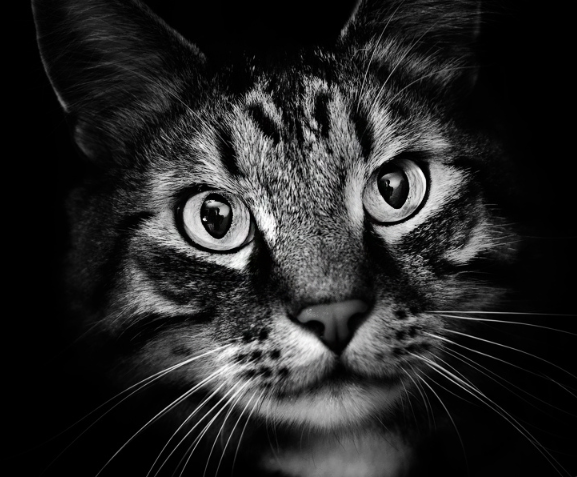
#> input picture kitty.PNG, 577 x 477 px
$ python letsee.py   (Python 2 division)   (older library calls are emulated)
#> lines starting #> are read from the running program, lines starting #| are printed output that depends on the picture
import sys
import cv2
import numpy as np

# Parameters
imgPath = "kitty.PNG"
imgRadius = 500     # Number of pixels that the image radius is resized to

initPin = 0         # Initial pin to start threading from
nPins = 200         # Number of pins on the circular loom
nLines = 500        # Maximal number of lines

minLoop = 3         # Disallow loops of less than minLoop lines
lineWidth = 3       # The number of pixels that represents the width of a thread
lineWeight = 15     # The weight a single thread has in terms of "darkness"

banner = """
   __  __                        ________
  / /_/ /_  ________  ____ _____/ /_  __/___  ____  ___
 / __/ __ \/ ___/ _ \/ __ `/ __  / / / / __ \/ __ \/ _ \\
/ /_/ / / / /  /  __/ /_/ / /_/ / / / / /_/ / / / /  __/
\__/_/ /_/_/   \___/\__,_/\__,_/ /_/  \____/_/ /_/\___/
Build a thread based halftone representation of an image
"""

# Invert grayscale image
def invertImage(image):
    return (255-image)

# Apply circular mask to image
def maskImage(image, radius):
    y, x = np.ogrid[-radius:radius + 1, -radius:radius + 1]
    mask = x**2 + y**2 > radius**2
    image[mask] = 0

    return image

# Compute coordinates of loom pins
def pinCoords(radius, nPins=200, offset=0, x0=None, y0=None):
    alpha = np.linspace(0 + offset, 2*np.pi + offset, nPins + 1)

    if (x0 == None) or (y0 == None):
        x0 = radius + 1
        y0 = radius + 1

    coords = []
    for angle in alpha[0:-1]:
        x = int(x0 + radius*np.cos(angle))
        y = int(y0 + radius*np.sin(angle))

        coords.append((x, y))
    return coords

# Compute a line mask
def linePixels(pin0, pin1):
    length = int(np.hypot(pin1[0] - pin0[0], pin1[1] - pin0[1]))

    x = np.linspace(pin0[0], pin1[0], length)
    y = np.linspace(pin0[1], pin1[1], length)

    return (x.astype(np.int)-1, y.astype(np.int)-1)


if __name__=="__main__":
    print banner

    # Load image
    image = cv2.imread(imgPath)
#> image is the input picture: shape (477, 577, 3); mean B, G, R 37.9, 37.9, 37.9

    print "[+] loaded " + imgPath + " for threading.."

    # Crop image
    height, width = image.shape[0:2]
#> height = 477; width = 577
    minEdge= min(height, width)
#> minEdge = 477
    topEdge = int((height - minEdge)/2)
#> topEdge = 0
    leftEdge = int((width - minEdge)/2)
#> leftEdge = 50
    imgCropped = image[topEdge:topEdge+minEdge, leftEdge:leftEdge+minEdge]
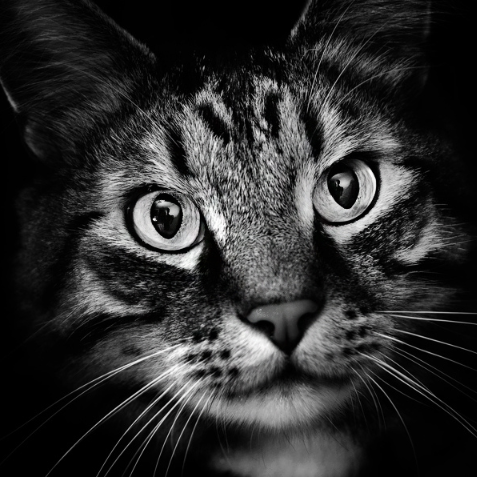
#> imgCropped: shape (477, 477, 3); mean B, G, R 45.6, 45.6, 45.6
    cv2.imwrite('./cropped.png', imgCropped)

    # Convert to grayscale
    imgGray = cv2.cvtColor(imgCropped, cv2.COLOR_BGR2GRAY)
    cv2.imwrite('./gray.png', imgGray)

    # Resize image
    imgSized = cv2.resize(imgGray, (2*imgRadius + 1, 2*imgRadius + 1))
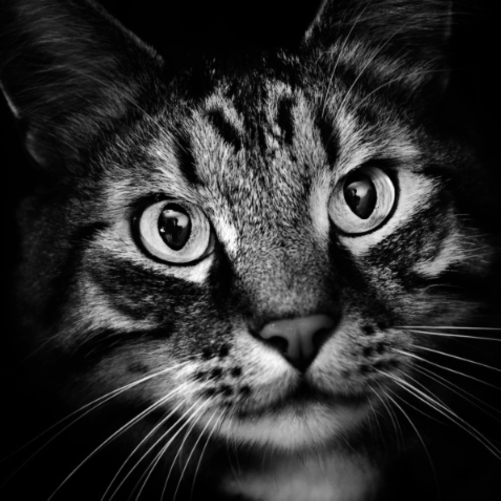
#> imgSized: shape (1001, 1001) (shown at 1/2 size); min 0, max 254, mean 45.5

    # Invert image
    imgInverted = invertImage(imgSized)
#> in invertImage, `return (255-image)`:
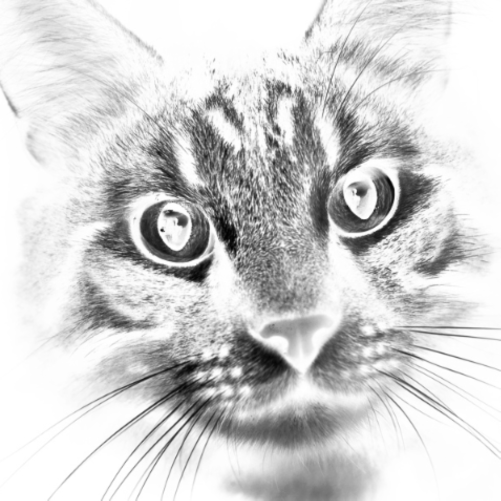
#> returned value: shape (1001, 1001) (shown at 1/2 size); min 1, max 255, mean 209.5
    cv2.imwrite('./inverted.png', imgInverted)

    # Mask image
    imgMasked = maskImage(imgInverted, imgRadius)
#> in maskImage, `image[mask] = 0`:
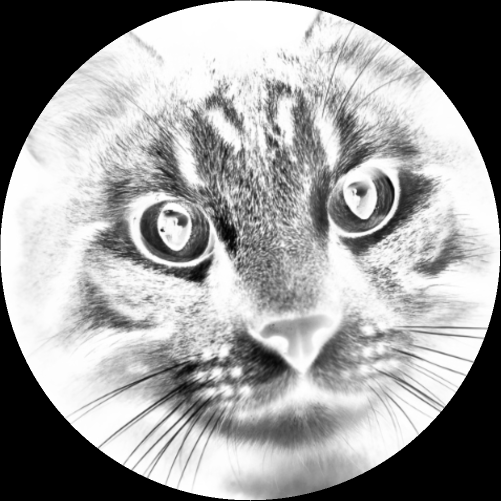
#> image: shape (1001, 1001) (shown at 1/2 size); min 0, max 255, mean 156.3
    cv2.imwrite('./masked.png', imgMasked)

    print "[+] image preprocessed for threading.."

    # Define pin coordinates
    coords = pinCoords(imgRadius, nPins)
    height, width = imgMasked.shape[0:2]
#> height = 1001; width = 1001

    # image result is rendered to
    imgResult = 255 * np.ones((height, width))

    # Initialize variables
    i = 0
    lines = []
    previousPins = []
    oldPin = initPin
    lineMask = np.zeros((height, width))

    imgResult = 255 * np.ones((height, width))

    # Loop over lines until stopping criteria is reached
    for line in range(nLines):
        i += 1
        bestLine = 0
        oldCoord = coords[oldPin]

        # Loop over possible lines
        for index in range(1, nPins):
            pin = (oldPin + index) % nPins

            coord = coords[pin]

            xLine, yLine = linePixels(oldCoord, coord)
            print xLine
            print yLine
            exit(0)
#> (the program exits here)
